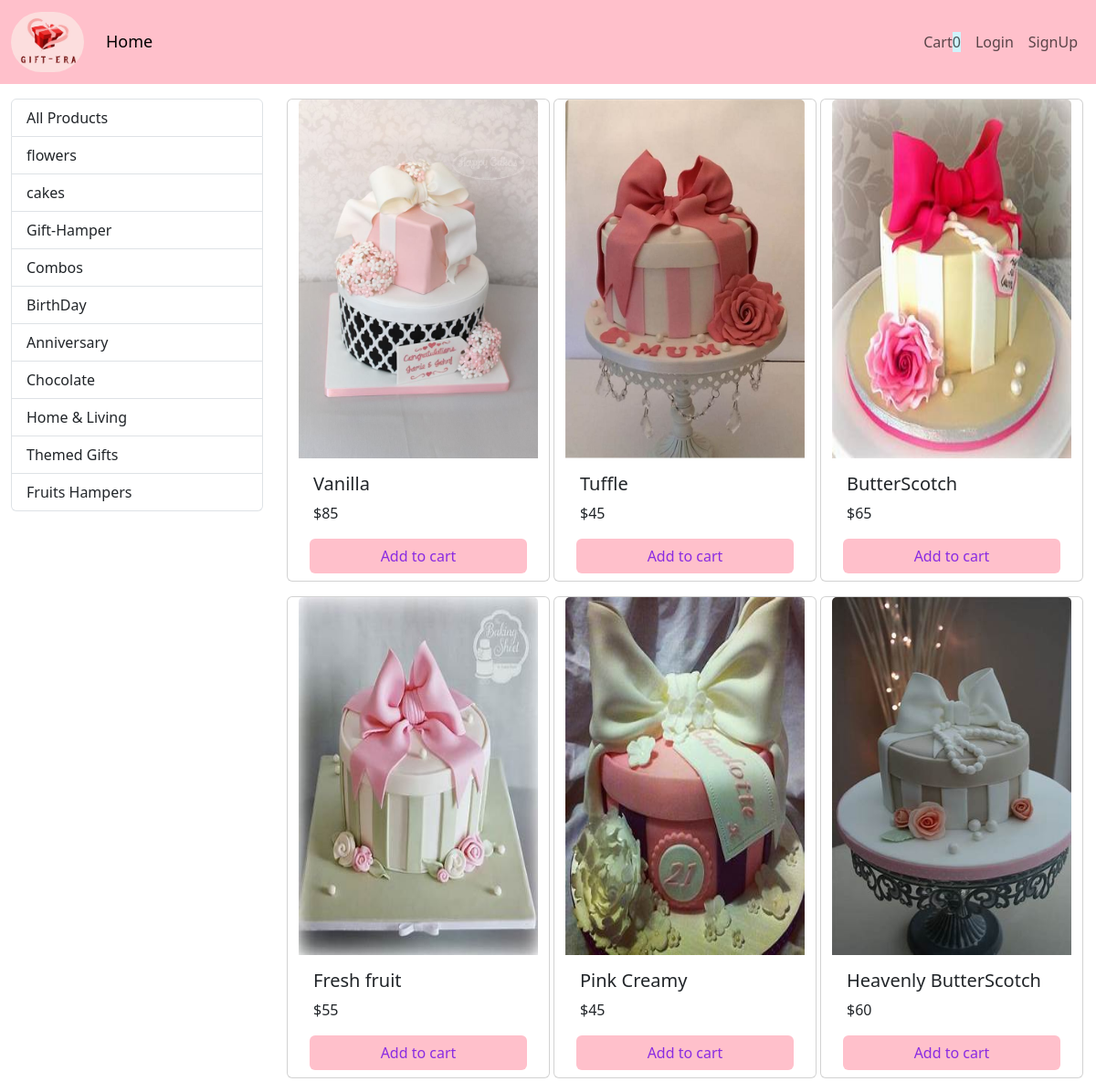
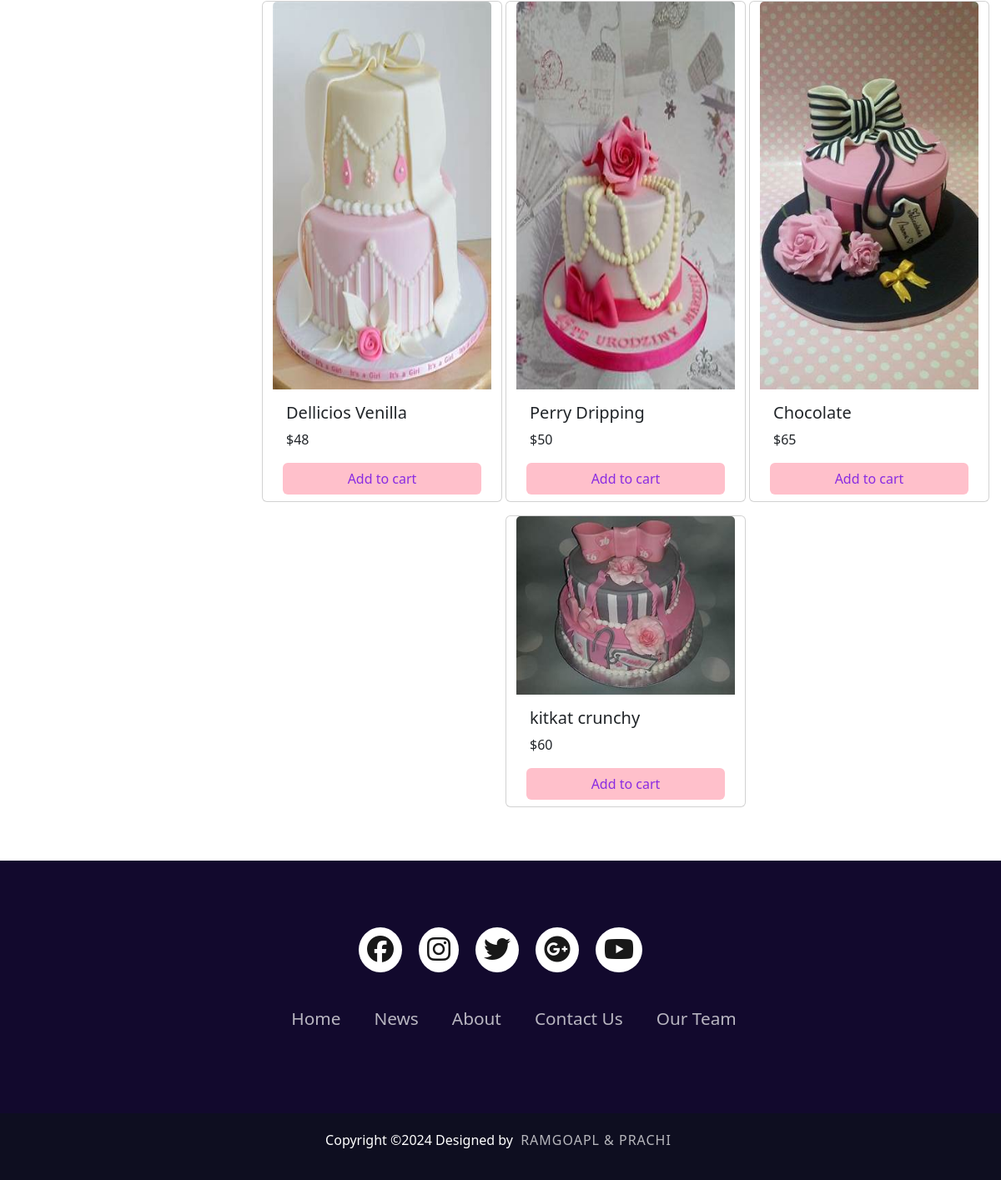
The page /index?category=2 on the database its author committed (2 pictures, top to bottom).
### giftgallery/models/category.py (models this page shows, shortened)
class Category(models.Model):
    name = models.CharField(max_length=50)
    @staticmethod
    def get_all_category():
        return Category.objects.all()

### giftgallery/models/products.py (models this page shows, shortened)
class Product(models.Model):
    name=models.CharField(max_length=50)
    price = models.IntegerField(default=0)
    description=models.CharField(max_length=200,default='',null=True,blank=True)
    image=models.ImageField(upload_to='uploads/products/',null=True)
    category = models.ForeignKey(Category,on_delete=models.CASCADE,default=1)
    def get_all_products_by_category_id(category_id):
        if category_id:
            return Product.objects.filter(category = category_id)
        else:
            return Product.get_all_products()

### giftgallery/views/index.py (the view, shortened to what this page needs)
# urls.py: path('index',Index.as_view(),name='store'),
@method_decorator(csrf_exempt, name='dispatch')
class Index(View):
    def get(self,request):
        cart = request.session.get('cart')
        if not cart:
            request.session.cart={}
        product = None
        category = Category.get_all_category()
        categoryID = request.GET.get('category')
        if categoryID:
            product = Product.get_all_products_by_category_id(categoryID)
        else:
          product= Product.get_all_products()
        data = {'products':product,'category':category}
        print('you are',request.session.get('email'))
        return render(request,'index.html',data)

### giftgallery/templatetags/cart.py (called while the page is built)
@register.filter(name='is_in_cart')
def is_in_cart(product,cart):
    keys = cart.keys()
    for id in keys:
        if int(id) == product.id:
            return True
    return False

### giftgallery/templatetags/custom.py (called while the page is built)
@register.filter(name='currency')
def currency(number):
    return "$"+str(number)

### giftgallery/templates/index.html (shortened to what this page needs)
   {% extends 'base.html' %}
   {% block content %}
   {% load cart %}
   {% load custom %}
   <link rel="stylesheet" href="/static/css/main.css">
   <div class="container-fluid mt-3 ">
       <div class="row ">
         <div class="col-lg-3 mx-auto mb-3 ">
           <div class="list-group">
             <a href="" class="list-group-item ">
               All Products
             </a>
             {% for category in category %}
             <a href="?category={{category.id}}" class="list-group-item cat">
               {{category.name}}
             </a>
             {% endfor %}
           </div>
         </div>
         <div id="products" class="col-lg-9 mx-auto ">
             <div class="row mx-auto ">
               {% for product in products %}
               <div class="card mx-auto mb-3 main" id="{{product.id}}" style="width: 18rem;">
                 <img src="{{product.image.url}}" class="card-img-top" alt
                   style="height: 100%;">
                 <div class="card-body">
                   <h5 class="card-title">
                     {{product.name}}
                   </h5>
                   <p class="card-text">
                     {{product.price|currency}}
                   </p>
                 </div>
                 <div class="cart-footer p-0 m-0 row ">
                   {% if product|is_in_cart:request.session.cart %}
                   <div class="row" >
                     <form action="#{{product.id}}" method="post" class="col-2">
                       {% csrf_token %}
                       <input type="text" hidden="" value="True" name="remove">
                       <input type="text" hidden="" value="{{product.id}}" name="product">
                       <input type="submit" value="-" class="btn btn-block  bg-body-secondary ">
                     </form>
                   <div class="text-center col ">{{product|cart_quantity:request.session.cart}} in cart</div>
                   <form action="#{{product.id}}" method="post" class="col-2">
                     {% csrf_token %}
                     <input type="text" hidden="" value="{{product.id}}" name="product">
                   <input type="submit" value="+" class="btn btn-block bg-body-secondary ">
                   </form>
                   </div>
                   {% else %}
                   <form action="#{{product.id}}" method="post" class="btn-block ">
                     <input type="submit" class=" float-end btn  form-control mb-2" value="Add to cart" style="background: pink; color: blueviolet;">
                   </form>
                   {% endif %}
                 </div>
               </div>
               {% endfor %}
             </div>
           </div>
         </div>
       </div>
   {% endblock %}

### giftgallery/static/css/main.css (style rules this page uses)
.main { transition: 4s; }

### rows shown on the page
Category: name "flowers"
Category: name "cakes"
Category: name "Gift-Hamper"
Category: name "Combos"
Category: name "BirthDay"
Category: name "Anniversary"
Category: name "Chocolate"
Category: name "Home & Living"
Category: name "Themed Gifts"
Category: name "Fruits Hampers"
Product: image (picture), name "Vanilla", price "$85"
Product: image (picture), name "Tuffle", price "$45"
Product: image (picture), name "ButterScotch", price "$65"
Product: image (picture), name "Fresh fruit", price "$55"
Product: image (picture), name "Pink Creamy", price "$45"
Product: image (picture), name "Heavenly ButterScotch", price "$60"
Product: {{ product.id }} 18 (drawn), image (picture), name "Dellicios Venilla", price "$48"
Product: image (picture), name "Perry Dripping", price "$50"
Product: image (picture), name "Chocolate", price "$65"
Product: image (picture), name "kitkat crunchy", price "$60"

### other values the page prints
{{ request.session.cart.keys|length }} "0"
